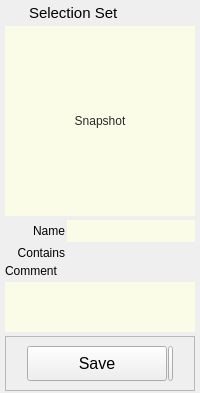
<?xml version="1.0" encoding="UTF-8"?>
<ui version="4.0">
 <class>Form</class>
 <widget class="QWidget" name="Form">
  <property name="geometry">
   <rect>
    <x>0</x>
    <y>0</y>
    <width>200</width>
    <height>368</height>
   </rect>
  </property>
  <property name="sizePolicy">
   <sizepolicy hsizetype="Preferred" vsizetype="Preferred">
    <horstretch>0</horstretch>
    <verstretch>0</verstretch>
   </sizepolicy>
  </property>
  <property name="minimumSize">
   <size>
    <width>200</width>
    <height>0</height>
   </size>
  </property>
  <property name="maximumSize">
   <size>
    <width>300</width>
    <height>16777215</height>
   </size>
  </property>
  <property name="windowTitle">
   <string>Form</string>
  </property>
  <property name="styleSheet">
   <string notr="true"/>
  </property>
  <layout class="QVBoxLayout" name="verticalLayout">
   <property name="spacing">
    <number>4</number>
   </property>
   <property name="leftMargin">
    <number>5</number>
   </property>
   <property name="topMargin">
    <number>2</number>
   </property>
   <property name="rightMargin">
    <number>5</number>
   </property>
   <property name="bottomMargin">
    <number>2</number>
   </property>
   <item>
    <layout class="QHBoxLayout" name="horizontalLayout_18">
     <property name="leftMargin">
      <number>2</number>
     </property>
     <property name="topMargin">
      <number>2</number>
     </property>
     <property name="bottomMargin">
      <number>0</number>
     </property>
     <item>
      <widget class="QLabel" name="label_6">
       <property name="maximumSize">
        <size>
         <width>18</width>
         <height>18</height>
        </size>
       </property>
       <property name="text">
        <string/>
       </property>
       <property name="pixmap">
        <pixmap>../images/selectionSet2.png</pixmap>
       </property>
       <property name="scaledContents">
        <bool>true</bool>
       </property>
      </widget>
     </item>
     <item>
      <widget class="QLabel" name="label_4">
       <property name="font">
        <font>
         <family>Arial</family>
         <pointsize>11</pointsize>
         <weight>50</weight>
         <bold>false</bold>
        </font>
       </property>
       <property name="text">
        <string>Selection Set</string>
       </property>
      </widget>
     </item>
    </layout>
   </item>
   <item>
    <layout class="QHBoxLayout" name="horizontalLayout_2">
     <property name="spacing">
      <number>0</number>
     </property>
     <property name="bottomMargin">
      <number>0</number>
     </property>
     <item>
      <widget class="QLabel" name="label_3">
       <property name="minimumSize">
        <size>
         <width>0</width>
         <height>0</height>
        </size>
       </property>
       <property name="maximumSize">
        <size>
         <width>0</width>
         <height>16777215</height>
        </size>
       </property>
       <property name="text">
        <string/>
       </property>
      </widget>
     </item>
     <item>
      <widget class="QFrame" name="frame_9">
       <property name="sizePolicy">
        <sizepolicy hsizetype="Fixed" vsizetype="Fixed">
         <horstretch>0</horstretch>
         <verstretch>0</verstretch>
        </sizepolicy>
       </property>
       <property name="maximumSize">
        <size>
         <width>16777215</width>
         <height>16777215</height>
        </size>
       </property>
       <property name="frameShape">
        <enum>QFrame::NoFrame</enum>
       </property>
       <property name="frameShadow">
        <enum>QFrame::Raised</enum>
       </property>
       <layout class="QHBoxLayout" name="horizontalLayout_13">
        <property name="spacing">
         <number>0</number>
        </property>
        <property name="margin">
         <number>0</number>
        </property>
       </layout>
      </widget>
     </item>
     <item>
      <widget class="QFrame" name="frame_10">
       <property name="sizePolicy">
        <sizepolicy hsizetype="Expanding" vsizetype="Fixed">
         <horstretch>0</horstretch>
         <verstretch>0</verstretch>
        </sizepolicy>
       </property>
       <property name="maximumSize">
        <size>
         <width>16777215</width>
         <height>16777215</height>
        </size>
       </property>
       <property name="frameShape">
        <enum>QFrame::NoFrame</enum>
       </property>
       <property name="frameShadow">
        <enum>QFrame::Raised</enum>
       </property>
       <layout class="QHBoxLayout" name="horizontalLayout_14">
        <property name="spacing">
         <number>0</number>
        </property>
        <property name="margin">
         <number>0</number>
        </property>
        <item>
         <widget class="QToolButton" name="snapshotButton">
          <property name="minimumSize">
           <size>
            <width>190</width>
            <height>190</height>
           </size>
          </property>
          <property name="maximumSize">
           <size>
            <width>190</width>
            <height>190</height>
           </size>
          </property>
          <property name="toolTip">
           <string>Click to take a snapshot of the selected model view.</string>
          </property>
          <property name="styleSheet">
           <string notr="true">color: rgb(40, 40, 40);
border: 0px solid rgb(0, 0, 0, 150);
background-color: rgb(254, 255, 230, 200);</string>
          </property>
          <property name="text">
           <string>Snapshot</string>
          </property>
          <property name="icon">
           <iconset>
            <normaloff>../images/thumbnail.png</normaloff>../images/thumbnail.png</iconset>
          </property>
          <property name="iconSize">
           <size>
            <width>200</width>
            <height>200</height>
           </size>
          </property>
          <property name="popupMode">
           <enum>QToolButton::InstantPopup</enum>
          </property>
          <property name="toolButtonStyle">
           <enum>Qt::ToolButtonIconOnly</enum>
          </property>
          <property name="autoRaise">
           <bool>false</bool>
          </property>
         </widget>
        </item>
       </layout>
      </widget>
     </item>
    </layout>
   </item>
   <item>
    <layout class="QHBoxLayout" name="horizontalLayout">
     <property name="spacing">
      <number>2</number>
     </property>
     <item>
      <widget class="QLabel" name="label">
       <property name="minimumSize">
        <size>
         <width>60</width>
         <height>0</height>
        </size>
       </property>
       <property name="text">
        <string>Name</string>
       </property>
       <property name="alignment">
        <set>Qt::AlignRight|Qt::AlignTrailing|Qt::AlignVCenter</set>
       </property>
      </widget>
     </item>
     <item>
      <widget class="QLineEdit" name="name">
       <property name="sizePolicy">
        <sizepolicy hsizetype="Expanding" vsizetype="Fixed">
         <horstretch>0</horstretch>
         <verstretch>0</verstretch>
        </sizepolicy>
       </property>
       <property name="minimumSize">
        <size>
         <width>120</width>
         <height>22</height>
        </size>
       </property>
       <property name="maximumSize">
        <size>
         <width>16777215</width>
         <height>16777215</height>
        </size>
       </property>
       <property name="styleSheet">
        <string notr="true">color: rgb(40, 40, 40);
border: 0px solid rgb(0, 0, 0, 150);
background-color: rgb(254, 255, 230, 200);</string>
       </property>
      </widget>
     </item>
    </layout>
   </item>
   <item>
    <layout class="QHBoxLayout" name="horizontalLayout_15">
     <property name="spacing">
      <number>6</number>
     </property>
     <property name="topMargin">
      <number>0</number>
     </property>
     <property name="bottomMargin">
      <number>0</number>
     </property>
     <item>
      <widget class="QLabel" name="label_15">
       <property name="enabled">
        <bool>true</bool>
       </property>
       <property name="sizePolicy">
        <sizepolicy hsizetype="Fixed" vsizetype="Fixed">
         <horstretch>0</horstretch>
         <verstretch>0</verstretch>
        </sizepolicy>
       </property>
       <property name="minimumSize">
        <size>
         <width>60</width>
         <height>0</height>
        </size>
       </property>
       <property name="maximumSize">
        <size>
         <width>60</width>
         <height>500</height>
        </size>
       </property>
       <property name="text">
        <string>Contains</string>
       </property>
       <property name="alignment">
        <set>Qt::AlignRight|Qt::AlignTop|Qt::AlignTrailing</set>
       </property>
      </widget>
     </item>
     <item>
      <widget class="QLabel" name="contains">
       <property name="enabled">
        <bool>false</bool>
       </property>
       <property name="sizePolicy">
        <sizepolicy hsizetype="Preferred" vsizetype="Fixed">
         <horstretch>0</horstretch>
         <verstretch>0</verstretch>
        </sizepolicy>
       </property>
       <property name="minimumSize">
        <size>
         <width>0</width>
         <height>0</height>
        </size>
       </property>
       <property name="maximumSize">
        <size>
         <width>16777215</width>
         <height>16777215</height>
        </size>
       </property>
       <property name="styleSheet">
        <string notr="true"/>
       </property>
       <property name="text">
        <string/>
       </property>
       <property name="alignment">
        <set>Qt::AlignLeading|Qt::AlignLeft|Qt::AlignTop</set>
       </property>
       <property name="wordWrap">
        <bool>true</bool>
       </property>
      </widget>
     </item>
    </layout>
   </item>
   <item>
    <widget class="QLabel" name="label_2">
     <property name="text">
      <string>Comment</string>
     </property>
    </widget>
   </item>
   <item>
    <widget class="QPlainTextEdit" name="comment">
     <property name="sizePolicy">
      <sizepolicy hsizetype="Expanding" vsizetype="MinimumExpanding">
       <horstretch>0</horstretch>
       <verstretch>0</verstretch>
      </sizepolicy>
     </property>
     <property name="minimumSize">
      <size>
       <width>0</width>
       <height>50</height>
      </size>
     </property>
     <property name="maximumSize">
      <size>
       <width>5000</width>
       <height>150</height>
      </size>
     </property>
     <property name="styleSheet">
      <string notr="true">color: rgb(40, 40, 40);
border: 0px solid rgb(0, 0, 0, 150);
background-color: rgb(254, 255, 230, 200);
</string>
     </property>
     <property name="plainText">
      <string/>
     </property>
    </widget>
   </item>
   <item>
    <widget class="QFrame" name="previewButtons">
     <property name="frameShape">
      <enum>QFrame::StyledPanel</enum>
     </property>
     <property name="frameShadow">
      <enum>QFrame::Raised</enum>
     </property>
     <layout class="QHBoxLayout" name="horizontalLayout_6">
      <property name="spacing">
       <number>1</number>
      </property>
      <item>
       <spacer name="horizontalSpacer_3">
        <property name="orientation">
         <enum>Qt::Horizontal</enum>
        </property>
        <property name="sizeHint" stdset="0">
         <size>
          <width>40</width>
          <height>20</height>
         </size>
        </property>
       </spacer>
      </item>
      <item>
       <widget class="QPushButton" name="acceptButton">
        <property name="sizePolicy">
         <sizepolicy hsizetype="Preferred" vsizetype="Fixed">
          <horstretch>0</horstretch>
          <verstretch>0</verstretch>
         </sizepolicy>
        </property>
        <property name="minimumSize">
         <size>
          <width>140</width>
          <height>35</height>
         </size>
        </property>
        <property name="maximumSize">
         <size>
          <width>140</width>
          <height>35</height>
         </size>
        </property>
        <property name="font">
         <font>
          <family>Arial</family>
          <pointsize>12</pointsize>
          <weight>50</weight>
          <bold>false</bold>
         </font>
        </property>
        <property name="toolTip">
         <string/>
        </property>
        <property name="styleSheet">
         <string notr="true"/>
        </property>
        <property name="text">
         <string>Save</string>
        </property>
       </widget>
      </item>
      <item>
       <widget class="QPushButton" name="selectionSetButton">
        <property name="minimumSize">
         <size>
          <width>0</width>
          <height>35</height>
         </size>
        </property>
        <property name="maximumSize">
         <size>
          <width>5</width>
          <height>16777215</height>
         </size>
        </property>
        <property name="text">
         <string/>
        </property>
        <property name="icon">
         <iconset>
          <normaloff>../images/selectionSet2.png</normaloff>../images/selectionSet2.png</iconset>
        </property>
        <property name="iconSize">
         <size>
          <width>25</width>
          <height>25</height>
         </size>
        </property>
       </widget>
      </item>
      <item>
       <spacer name="horizontalSpacer_4">
        <property name="orientation">
         <enum>Qt::Horizontal</enum>
        </property>
        <property name="sizeHint" stdset="0">
         <size>
          <width>40</width>
          <height>20</height>
         </size>
        </property>
       </spacer>
      </item>
     </layout>
    </widget>
   </item>
   <item>
    <spacer name="verticalSpacer">
     <property name="orientation">
      <enum>Qt::Vertical</enum>
     </property>
     <property name="sizeHint" stdset="0">
      <size>
       <width>20</width>
       <height>40</height>
      </size>
     </property>
    </spacer>
   </item>
  </layout>
 </widget>
 <resources/>
 <connections>
  <connection>
   <sender>snapshotButton</sender>
   <signal>clicked()</signal>
   <receiver>Form</receiver>
   <slot>snapshot()</slot>
   <hints>
    <hint type="sourcelabel">
     <x>151</x>
     <y>62</y>
    </hint>
    <hint type="destinationlabel">
     <x>116</x>
     <y>353</y>
    </hint>
   </hints>
  </connection>
 </connections>
 <slots>
  <slot>snapshot()</slot>
  <slot>save()</slot>
 </slots>
</ui>
